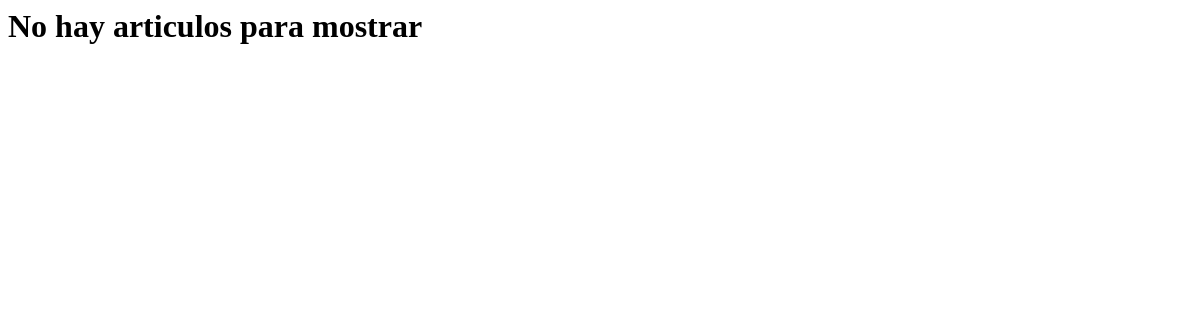
The app's page /posts/, older data.
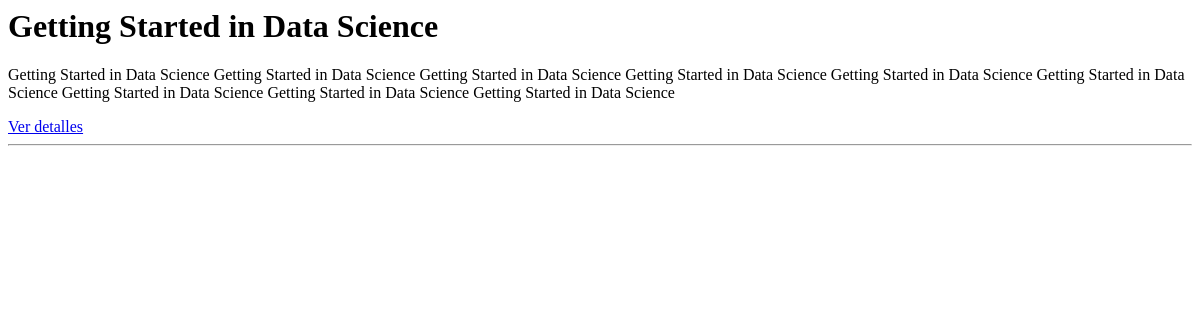
The same page, newer data.
### apps/posts/models.py (models this page shows, shortened)
class Post(models.Model):
    title = models.CharField(max_length=100)
    short_description = models.TextField()
    image = models.ImageField()
    content = models.TextField()
    created_at = models.DateTimeField(auto_now=True, editable=False)
    updated_at = models.DateTimeField(auto_now_add=True, editable=False)
    author = models.ForeignKey(get_user_model(), null=True, on_delete=models.SET_NULL)
    category = models.ForeignKey(Category, null=True, on_delete=models.SET_NULL)
    tags = models.ManyToManyField(Tag)
    def get_absolute_url(self):
        return reverse('posts:view', args=[self.pk])

### apps/posts/views.py (the view)
# urls.py: path('', PostListView.as_view(), name = 'index'),
class PostListView(ListView):
    model = Post
    template_name = "posts/post_list.html"
    context_object_name = "posts"

### templates/posts/post_list.html (shortened to what this page needs)
{% for post in posts %}
<h1>{{post.title}}</h1>
<p>{{post.short_description}}</p>
<a href="{{post.get_absolute_url}}">Ver detalles</a>
<hr>
{% empty %}
<h1>No hay articulos para mostrar</h1>
{% endfor %}

Row changes from the older to the newer data that the page shows:
added Post: title "Getting Started in Data Science", short_description "Getting Started in Data Science Getting Started in Data Science Getting Started in Data Science Getting Started in Data Science Getting Started in Data Science Getting Started in Data Science Getting Started in Data Science Getting Started in Data Science Getting Started in Data Science"
Text that changed along with them:
text no longer shown: "No hay articulos para mostrar"
